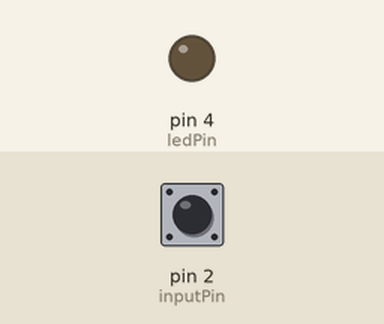
Bench run of a sketch on a simulated Arduino Leonardo, built with avr-gcc and run on an emulated ATmega32U4. On the bench: output pins drawn as LEDs (lit = HIGH). The test bench sets the inputs (shaded band); at power-on: pin 2 (inputPin) HIGH. USB keyboard and mouse output is not drawn.

Above: at 1.2 s.
1.3 s: pin 2 (inputPin) pulled LOW for 0.15 s
At 1.37 s:
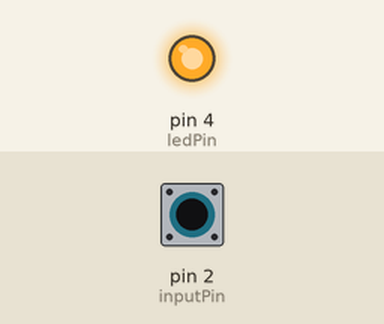
2.9 s: pin 2 (inputPin) pulled LOW for 3.2 s
At 7.5 s:
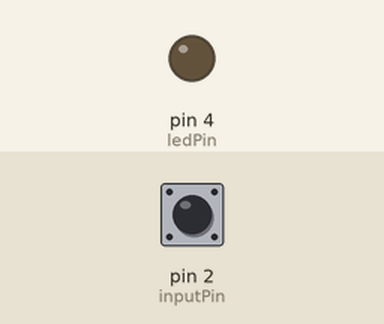
Timing chart, 0 to 9.0 s (numbered marks = the images above; inputs shaded):
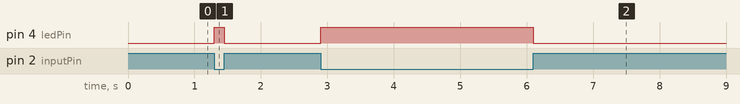

The sketch:

MoursePrintlnSomeCross.ino
```cpp
#include <CapacitiveSensor.h>
#include <Keyboard.h>

unsigned long signal_len,t1,t2;   //time for which button is pressed
int inputPin = 2;                 //input pin for push button
int ledPin = 4;                   //outpu pin for LED
String code = "";                 //string in which one alphabet is stored

void setup()

{
  Serial.begin(9600);
  pinMode(inputPin, INPUT_PULLUP); //internal pullup resistor is used to simplify the circuit
  pinMode(ledPin,OUTPUT);
   //  初始化键盘控制:
    Keyboard.begin();

}

void loop()
{
  while (digitalRead(inputPin) == HIGH) {}
  t1 = millis();                                 //按键开始时间
  digitalWrite(ledPin, HIGH);                    //LED on while button pressed
  while (digitalRead(inputPin) == LOW) {}
  t2 = millis();                                 //按键结束时间
  digitalWrite(ledPin, LOW);                     //LED off on button release
  signal_len = t2 - t1;                          //按键时间差
   if (signal_len < 500 && signal_len > 50)      //50-500毫秒输出点
  {
      Keyboard.println(".");
  }
  else if (signal_len > 500)                     //500毫秒以上输出横
  {
     Keyboard.println("-");
  }
}
```

Measured:
- after the input at 1.3 s, pin 4 (ledPin): LOW → HIGH at once, → LOW 0.15 s later
- after the input at 2.9 s, pin 4 (ledPin): LOW → HIGH at once, → LOW 3.2 s later
